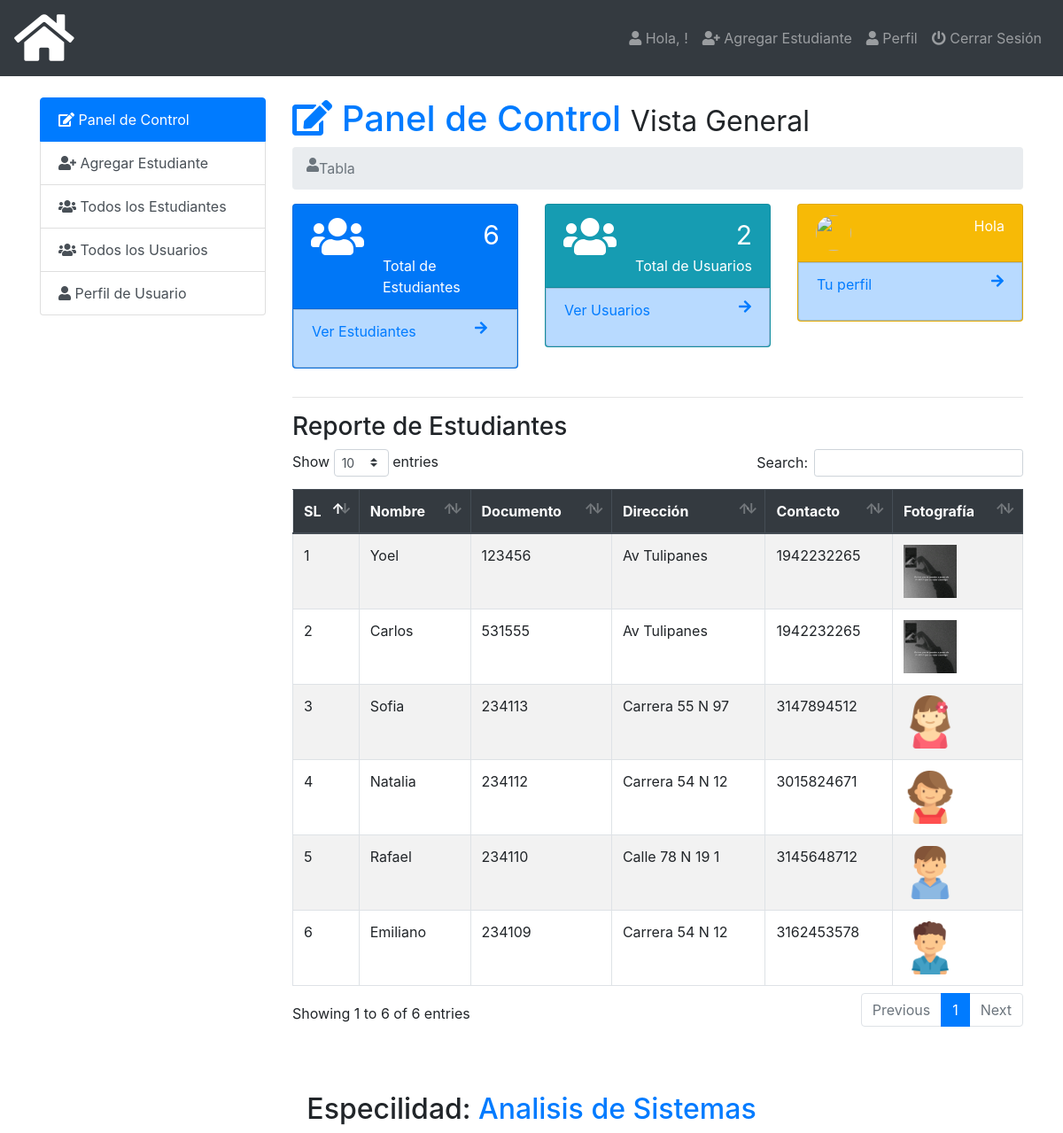
The app's page /admin/index.php (signed in) with its own data.
### tables this page shows
CREATE TABLE `estudiante` (
  `id` int(5) NOT NULL,
  `nombre` varchar(20) NOT NULL,
  `apellido` varchar(40) NOT NULL,
  `documento` varchar(8) NOT NULL,
  `formacion` varchar(16) NOT NULL,
  `direccion` varchar(15) NOT NULL,
  `telefono` varchar(12) NOT NULL,
  `photo` varchar(50) NOT NULL,
  `datetime` timestamp NOT NULL DEFAULT current_timestamp()
);

### admin/dashboard.php (the view, shortened to what this page needs)
<h1><a href="index.php"><i class="fa fa-edit"></i>  Panel de Control</a> <small>Vista General</small></h1>
<nav aria-label="breadcrumb">
  <ol class="breadcrumb">
     <li class="breadcrumb-item active" aria-current="page"><i class="fas fa-user"></i> Tabla</li>
  </ol>
</nav>
<div class="row student">
  <div class="col-sm-4">
     <div class="card text-white bg-primary mb-3">
      <div class="card-header">
        <div class="row">
          <div class="col-sm-4">
            <i class="fa fa-users fa-3x"></i>
          </div>
          <div class="col-sm-8">
            <div class="float-sm-right">&nbsp;<span style="font-size: 30px"><?php $stu=mysqli_query($db_con,'SELECT * FROM `estudiante`'); $stu= mysqli_num_rows($stu); echo $stu; ?></span></div>
            <div class="clearfix"></div>
            <div class="float-sm-right">Total de Estudiantes</div>
          </div>
        </div>
      </div>
      <div class="list-group-item-primary list-group-item list-group-item-action">
      <a href="index.php?page=all-student">
        <div class="row">
          <div class="col-sm-12">
            <p class="">Ver Estudiantes</p>
          </div>
          <div class="col-sm-4">
            <a href="all-student.php"><i class="fa fa-arrow-right float-sm-right"></i></a>
          </div>
        </div>
      </div>
    </div>
  </div>
  <div class="col-sm-4">
     <div class="card text-white bg-info mb-3">
      <div class="card-header">
        <div class="row">
          <div class="col-sm-4">
            <i class="fa fa-users fa-3x"></i>
          </div>
          <div class="col-sm-8">
            <div class="float-sm-right">&nbsp;<span style="font-size: 30px"><?php $tusers=mysqli_query($db_con,'SELECT * FROM `usuario`'); $tusers= mysqli_num_rows($tusers); echo $tusers; ?></span></div>
            <div class="clearfix"></div>
            <div class="float-sm-right">Total de Usuarios</div>
          </div>
        </div>
      </div>
      <div class="list-group-item-primary list-group-item list-group-item-action">
         <a href="index.php?page=all-users">
        <div class="row">
          <div class="col-sm-8">
            <p class="">Ver Usuarios</p>
          </div>
          <div class="col-sm-4">
           <i class="fa fa-arrow-right float-sm-right"></i>
          </div>
        </div>
        </a>
      </div>
    </div>
  </div>
  <div class="col-sm-4">
     <div class="card text-white bg-warning mb-3">
      <div class="card-header">
        <div class="row">
          <?php $usernameshow = $_SESSION['user_login']; $userspro = mysqli_query($db_con,"SELECT * FROM `usuario` WHERE `nombre_usuario`='$usernameshow';"); $userrow=mysqli_fetch_array($userspro); ?>
          <div class="col-sm-6">
            <img class="showimg" src="images/<?php echo $userrow['photo']; ?>">
          </div>
          <div class="col-sm-6">
            <div class="float-sm-right">Hola</div>
          </div>
        </div>
      </div>
      <div class="list-group-item-primary list-group-item list-group-item-action">
        <a href="index.php?page=user-profile">
        <div class="row">
          <div class="col-sm-8">
            <p class="">Tu perfil</p>
          </div>
          <div class="col-sm-4">
            <i class="fa fa-arrow-right float-sm-right"></i>
          </div>
        </div>
        </a>
      </div>
    </div>
  </div>
</div>
<hr>
<h3>Reporte de Estudiantes</h3>
<table class="table  table-striped table-hover table-bordered" id="data">
  <thead class="thead-dark">
    <tr>
      <th scope="col">SL</th>
      <th scope="col">Nombre</th>
      <th scope="col">Documento</th>
      <th scope="col">Dirección</th>
      <th scope="col">Contacto</th>
      <th scope="col">Fotografía</th>
    </tr>
  </thead>
  <tbody>
    <?php
      $query=mysqli_query($db_con,'SELECT * FROM `estudiante` ORDER BY `estudiante`.`datetime` DESC;');
      $i=1;
      while ($result = mysqli_fetch_array($query)) { ?>
      <tr>
        <?php
        echo '<td>'.$i.'</td>
          <td>'.ucwords($result['nombre']).'</td>
          <td>'.$result['documento'].'</td>
          <td>'.ucwords($result['direccion']).'</td>
          <td>'.$result['telefono'].'</td>
          <td><img src="images/'.$result['photo'].'" height="60px"></td>';?>
      </tr>
     <?php $i++;} ?>
  </tbody>
</table>

### admin/index.php (shortened to what this page needs)
<?php require_once 'db_con.php';
?>
<!doctype html>
<html lang="es">
  <head>
    <link rel="stylesheet" href="../css/bootstrap.min.css">
    <link rel="stylesheet" href="../css/dataTables.bootstrap4.min.css">
    <link rel="stylesheet" href="../css/fontawesome.min.css">
    <link rel="stylesheet" href="../css/solid.min.css">
    <link rel="stylesheet" href="https://cdnjs.cloudflare.com/ajax/libs/animate.css/4.0.0/animate.min.css"/>
    <link rel="stylesheet" type="text/css" href="../css/style.css">
  </head>
  <body>
<nav class="navbar navbar-expand-lg navbar-dark bg-dark">
  <a class="navbar-brand" href="index.php"><i class="fas fa-home fa-3x"></i></a>
  <div class="navbar-collapse collapse justify-content-end" id="navbarSupportedContent">
    <?php $showuser = $_SESSION['user_login']; $haha = mysqli_query($db_con,"SELECT * FROM `usuario` WHERE `nombre_usuario`='$showuser';"); $showrow=mysqli_fetch_array($haha); ?>
    <ul class="nav navbar-nav ">
      <li class="nav-item"><a class="nav-link" href="index.php?page=user-profile"><i class="fa fa-user"></i> Hola, <?php echo $showrow['nombre_usuario']; ?>!</a></li>
      <li class="nav-item"><a class="nav-link" href="index.php?page=add-student"><i class="fa fa-user-plus"></i> Agregar Estudiante</a></li>
      <li class="nav-item"><a class="nav-link" href="index.php?page=user-profile"><i class="fa fa-user"></i> Perfil</a></li>
      <li class="nav-item"><a class="nav-link" href="logout.php"><i class="fa fa-power-off"></i> Cerrar Sesión</a></li>
    </ul>
  </div>
</nav>
<br>
    <div class="container">
        <div class="row">
          <div class="col-md-3">
            <div class="list-group">
              <a href="index.php?page=dashboard" class="list-group-item list-group-item-action active">
               <i class="fa fa-edit"></i> Panel de Control
              </a>
              <a href="index.php?page=add-student" class="list-group-item list-group-item-action"><i class="fa fa-user-plus"></i> Agregar Estudiante</a>
              <a href="index.php?page=all-student" class="list-group-item list-group-item-action"><i class="fa fa-users"></i> Todos los Estudiantes</a>
              <a href="index.php?page=all-users" class="list-group-item list-group-item-action"><i class="fa fa-users"></i> Todos los Usuarios</a>
              <a href="index.php?page=user-profile" class="list-group-item list-group-item-action"><i class="fa fa-user"></i> Perfil de Usuario</a>
            </div>
          </div>
          <div class="col-md-9">
             <div class="content">
                 <?php
                   if (isset($_GET['page'])) {
                    $page = $_GET['page'].'.php';
                    }else{
                      $page = 'dashboard.php';
                    }
                    if (file_exists($page)) {
                      require_once $page;
                    }else{
                      require_once '404.php';
                    }
                  ?>
             </div>
        </div>
        </div>
    </div>
      <br><br><br>
      <center><h2>Especilidad: <a href="#">Analisis de Sistemas</a></h2></center>
  </body>
</html>

### css/style.css (style rules this page uses)
img.showimg { border-radius: 50%; height: 40px; width: 40px; }

### records on screen
estudiante: nombre "Yoel", documento "123456", direccion "Av Tulipanes", telefono "1942232265", photo (picture)
estudiante: nombre "Carlos", documento "531555", direccion "Av Tulipanes", telefono "1942232265", photo (picture)
estudiante: nombre "Sofia", documento "234113", direccion "Carrera 55 N 97", telefono "3147894512", photo (picture)
estudiante: nombre "Natalia", documento "234112", direccion "Carrera 54 N 12", telefono "3015824671", photo (picture)
estudiante: nombre "Rafael", documento "234110", direccion "Calle 78 N 19 1", telefono "3145648712", photo (picture)
estudiante: nombre "Emiliano", documento "234109", direccion "Carrera 54 N 12", telefono "3162453578", photo (picture)

### other values on screen
$stu "6"
$tusers "2"
